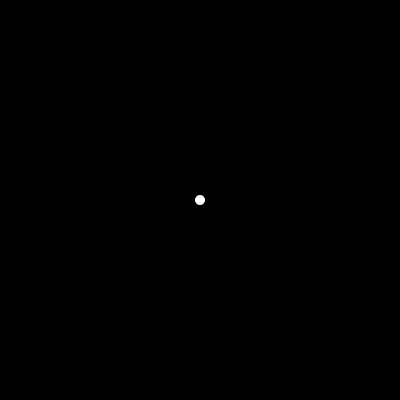
Frame 1 (no input)
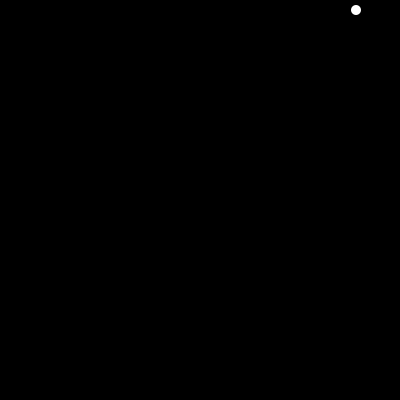
Frame 60 (the mouse pressed at the canvas centre just before this capture)
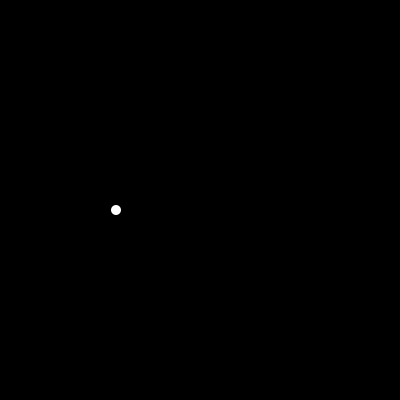
Frame 120 (the mouse held since frame 60 and released just before this capture)

The Processing sketch that drew these frames (run headless with seeded random() and noise(); from frame 60 on, the mouse is pressed at the canvas centre):

// Processing sketch: physics00_bounds
// ── physics00_bounds.pde
int xspeed, yspeed;
int xpos, ypos, wdth, ht;

void setup()
{
  size(400, 400);
  //background(0);
  xspeed=4;
  yspeed=10;
  wdth=10;
  ht=10;

  noStroke();

  xpos=width/2;
  ypos=height/2;

  frameRate(30);
}



void draw()
{
  background(0);
  ellipse(xpos, ypos, wdth, ht);
  xpos+=xspeed;
  ypos+=yspeed;

  if (xpos>=width-wdth/2 || xpos<=wdth/2) {
    xspeed*=-1;
  }
  if (ypos>=height-ht/2 || ypos<=ht/2) {
    yspeed*=-1;
  }
}
